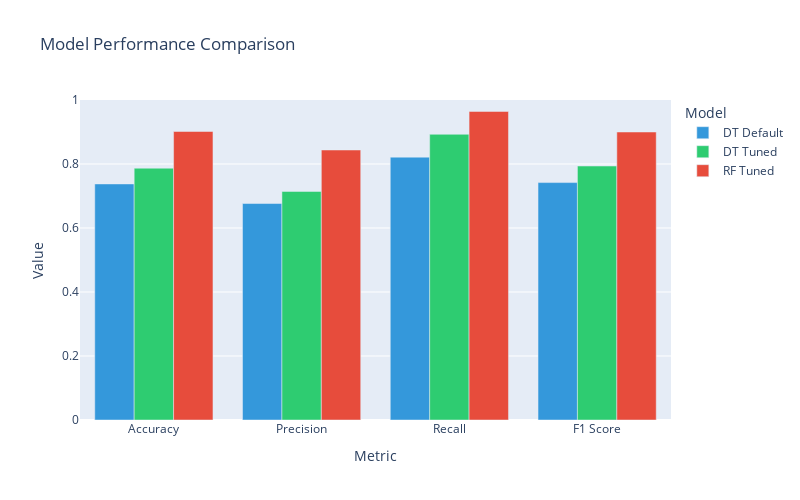

This figure's notebook cell:
### Code cell
# Visual comparison
metrics_data = pd.DataFrame({
    'Model': ['DT Default', 'DT Tuned', 'RF Tuned'] * 4,
    'Metric': ['Accuracy']*3 + ['Precision']*3 + ['Recall']*3 + ['F1 Score']*3,
    'Value': [
        dt_default_metrics['accuracy'], dt_tuned_metrics['accuracy'], rf_metrics['accuracy'],
        dt_default_metrics['precision'], dt_tuned_metrics['precision'], rf_metrics['precision'],
        dt_default_metrics['recall'], dt_tuned_metrics['recall'], rf_metrics['recall'],
        dt_default_metrics['f1'], dt_tuned_metrics['f1'], rf_metrics['f1']
    ]
})

fig = px.bar(metrics_data, x='Metric', y='Value', color='Model', barmode='group',
             title='Model Performance Comparison',
             color_discrete_sequence=['#3498db', '#2ecc71', '#e74c3c'])
fig.update_layout(height=500, width=800, yaxis_range=[0, 1])
fig.show()

### Figure 1 — Plotly figure (JSON) as saved in the notebook; plotly's stock layout.template omitted (floating-point values rounded to 4 significant figures)
{"data": [{"alignmentgroup": "True", "hovertemplate": "Model=DT Default<br>Metric=%{x}<br>Value=%{y}<extra></extra>", "legendgroup": "DT Default", "marker": {"color": "#3498db", "pattern": {"shape": ""}}, "name": "DT Default", "offsetgroup": "DT Default", "orientation": "v", "showlegend": true, "textposition": "auto", "type": "bar", "x": ["Accuracy", "Precision", "Recall", "F1 Score"], "xaxis": "x", "y": [0.7377, 0.6765, 0.8214, 0.7419], "yaxis": "y"}, {"alignmentgroup": "True", "hovertemplate": "Model=DT Tuned<br>Metric=%{x}<br>Value=%{y}<extra></extra>", "legendgroup": "DT Tuned", "marker": {"color": "#2ecc71", "pattern": {"shape": ""}}, "name": "DT Tuned", "offsetgroup": "DT Tuned", "orientation": "v", "showlegend": true, "textposition": "auto", "type": "bar", "x": ["Accuracy", "Precision", "Recall", "F1 Score"], "xaxis": "x", "y": [0.7869, 0.7143, 0.8929, 0.7937], "yaxis": "y"}, {"alignmentgroup": "True", "hovertemplate": "Model=RF Tuned<br>Metric=%{x}<br>Value=%{y}<extra></extra>", "legendgroup": "RF Tuned", "marker": {"color": "#e74c3c", "pattern": {"shape": ""}}, "name": "RF Tuned", "offsetgroup": "RF Tuned", "orientation": "v", "showlegend": true, "textposition": "auto", "type": "bar", "x": ["Accuracy", "Precision", "Recall", "F1 Score"], "xaxis": "x", "y": [0.9016, 0.8438, 0.9643, 0.9], "yaxis": "y"}], "layout": {"barmode": "group", "height": 500, "legend": {"title": {"text": "Model"}, "tracegroupgap": 0}, "title": {"text": "Model Performance Comparison"}, "width": 800, "xaxis": {"anchor": "y", "domain": [0, 1], "title": {"text": "Metric"}}, "yaxis": {"anchor": "x", "domain": [0, 1], "range": [0, 1], "title": {"text": "Value"}}}}
